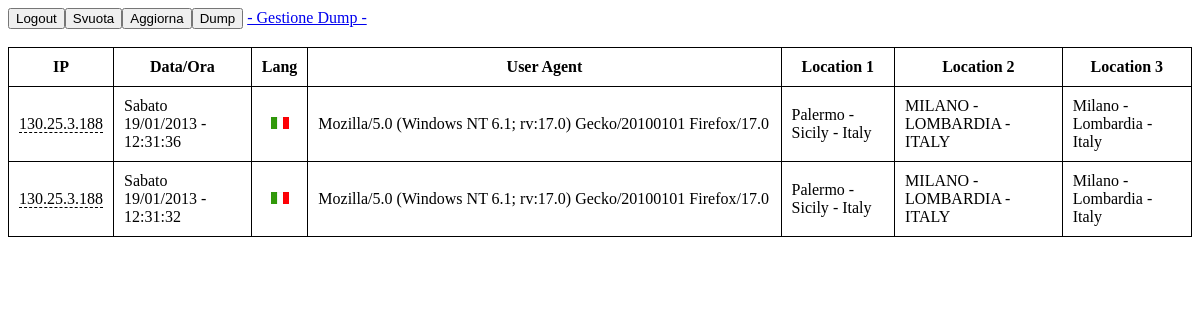
The app's page /admin/admin.php (signed in) with its own data.
### tables this page shows
CREATE TABLE `log` (
  `id` int(11) unsigned NOT NULL AUTO_INCREMENT,
  `ip` varchar(100) NOT NULL,
  `timestamp` varchar(30) NOT NULL,
  `user_agent` text,
  `info1` text,
  `info2` text,
  `info3` text,
  `whois` text,
  `reverse_lookup` text,
  `lang` varchar(2) NOT NULL,
  `referer` text,
  PRIMARY KEY (`id`)
);

### admin/db/db.php (called while the page is built, shortened)
<?php
class Database
{
	private $conn = 0;
	function __construct($server, $user, $pass, $db_name)
	{
		$this->conn = @new mysqli($server, $user, $pass, $db_name);
	}
	public function getReport($ip = "")
	{
		$stmt = "";
		$res = array();
		$i = 0;
		if($ip == ""){
			$stmt = $this->conn->prepare("SELECT * FROM " . TABLE_IP . " ORDER BY timestamp DESC;");
		} else {
			$stmt = $this->conn->prepare("SELECT * FROM " . TABLE_IP ." WHERE ip = ? ORDER BY timestamp DESC;");
			$stmt->bind_param("s", $ip);
		}
		if(!@$stmt->execute()){
			$this->errno = $this->conn->connect_errno;
			$this->error = $this->conn->connect_error;
			$stmt->close();
			throw new DBException($this->conn->connect_error);
		}
		$stmt->store_result();
		$stmt->bind_result($key, $ipAddress, $timestamp, $ua, $info1, $info2, $info3, $whois, $reverse_lookup, $lang, $referer);
		while ($stmt->fetch()) {
			$res[$i]['key'] = $key;
			$res[$i]['ip'] = $ipAddress;
			$res[$i]['timestamp'] = $timestamp;
			$res[$i]['ua'] = $ua;
			$res[$i]['info1'] = $info1;
			$res[$i]['info2'] = $info2;
			$res[$i]['info3'] = $info3;
			$res[$i]['whois'] = $whois;
			$res[$i]['reverse_lookup'] = $reverse_lookup;
			$res[$i]['lang'] = $lang;
			$res[$i]['referer'] = $referer;
			$i++;
		}
		return $res;
	}
}

### admin/admin.php (the view, shortened to what this page needs)
<?php
require_once("db/db.php");
$report = array();
try {
	$db = new Database(DB_SERVER, DB_USER, DB_PASS, DB_NAME);
	$report = $db->getReport();
} catch (DBException $e) {
	echo $e->getMessage();
}
$giorni_sett = array("Domenica",
					 "Luned&igrave;",
					 "Marted&igrave;",
					 "Mercoled&igrave;",
					 "Gioved&igrave;",
					 "Venerd&igrave;",
					 "Sabato");
?>
<!DOCTYPE html>
<html lang="it-IT">
<head>
</head>
<body>
	<div id="button_div">
		<div class="logout_div">
			<form id="logout_form" action="logout.php" method="post">
				<input type="submit" value="Logout"/>
			</form>
		</div>
		<div class="clear_div">
			<form id="clear_form" action="svuotaIp.php" method="post">
				<input type="submit" value="Svuota"/>
			</form>
		</div>
		<div class="refresh_div">
			<form id="refresh_form" action="admin.php" method="post">
				<input type="submit" value="Aggiorna"/>
			</form>
		</div>
		<button id="dump">Dump</button>
		<a href="handleDumps.php">&dash; Gestione Dump &dash;</a>
	</div>
	<br/>
	<?php if(empty($report)) { ?>
	<h3>Nessun IP</h3>
	<?php } else { ?>
	<table id="table">
		<thead>
			<tr>
				<th>IP</th>
				<th>Data/Ora</th>
				<th>Lang</th>
				<th width="40%">User Agent</th>
				<th>Location 1</th>
				<th>Location 2</th>
				<th>Location 3</th>
			</tr>
		</thead>
		<tbody>
			<?php
			foreach($report as $record)
			{
				echo "<tr>";
				echo "<td>";
				echo "<div class='ip-wrapper'>";
				echo "<a href='#'>" . $record['ip'] . "</a>";
				echo "</div>";
				echo "</td>";
				$str = $giorni_sett[date('w', $record['timestamp'])] . " " . date('d/m/Y - H:i:s', $record['timestamp']);
				echo "<td>$str</td>";
				echo "<td><div class='flag-container'><div class='flag " . $record['lang'] . "'></div></td>";
				echo "<td>" . $record['ua'] . "</td>";
				$info1 = json_decode($record['info1'], true);
				$info2 = json_decode($record['info2'], true);
				$info3 = json_decode($record['info3'], true);
				echo "<td>" . $info1['geoplugin_city'] . " - " . $info1['geoplugin_region'] . " - " . $info1['geoplugin_countryName'] . "</td>";
				echo "<td>" . $info2['cityName'] . " - " . $info2['regionName'] . " - " . $info2['countryName'] . "</td>";
				echo "<td>" . $info3['city'] . " - " . $info3['region'] . " - " . $info3['country'] . "</td>";
				echo "</tr>";
			}
			?>
		</tbody>
	</table>
	<?php } ?>
</body>
</html>

### admin/admin.php (style rules this page uses)
#button_div { overflow:hidden; }
#button_div > div { float:left; }
table, table td, table th { border:1px solid black; }
table { border-collapse:collapse; }
th, td { padding:10px; }
.ip-wrapper { position:relative; }
.ip-wrapper a { text-decoration:none; color:inherit; border-bottom: 1px dashed black; cursor:pointer; }
.flag-container { text-align:center; }
.flag { display:inline-block; width:18px; height:12px; }
.it { background:url("../images/italian.jpg") no-repeat; }

### records on screen
log: ip "130.25.3.188", timestamp "Sabato 19/01/2013 - 12:31:36", user_agent "Mozilla/5.0 (Windows NT 6.1; rv:17.0) Gecko/20100101 Firefox/17.0", info1 "Palermo", info1 "Sicily", info1 "Italy", info2 "MILANO", info2 "LOMBARDIA", info2 "ITALY", info3 "Milano", info3 "Lombardia", info3 "Italy"
log: ip "130.25.3.188", timestamp "Sabato 19/01/2013 - 12:31:32", user_agent "Mozilla/5.0 (Windows NT 6.1; rv:17.0) Gecko/20100101 Firefox/17.0", info1 "Palermo", info1 "Sicily", info1 "Italy", info2 "MILANO", info2 "LOMBARDIA", info2 "ITALY", info3 "Milano", info3 "Lombardia", info3 "Italy"
